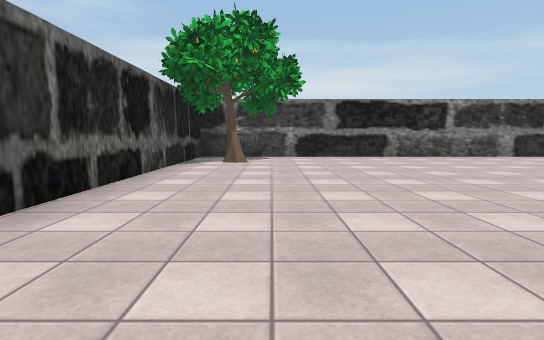
view 1 (above)

24 first-person views from a walk through a Unity game level. The camera is 1.2 m above the floor, tilts 6° down and sees 80° across. The floor is counted in squares, 2 m on a side. Each view is taken from the middle of a square. On the plan, view 1 faces up. The plan holds only what a view shows up to about 10 squares ahead; the rest is blank. The place goes on beyond the plan. Door leaves are left out, so doorways stand open. Some surface patterns are stand-ins.

view 2
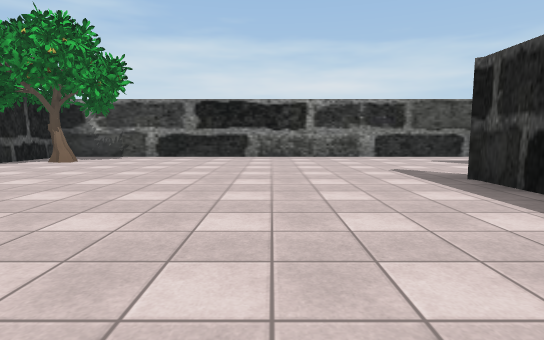

view 3
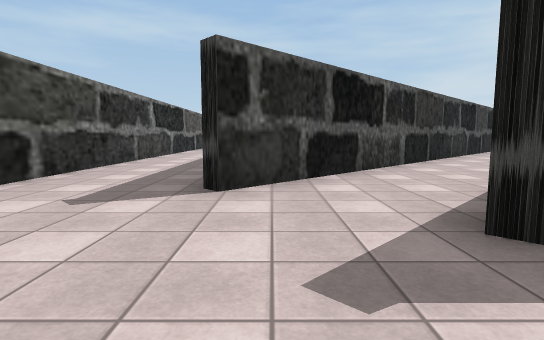

view 4
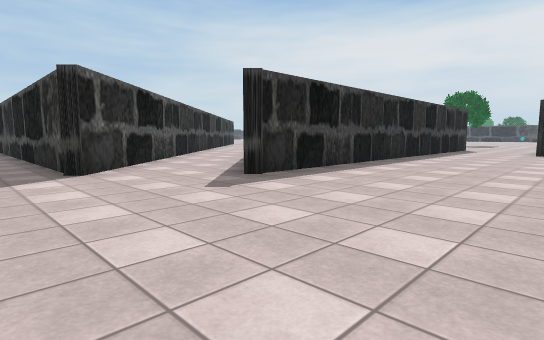

view 5
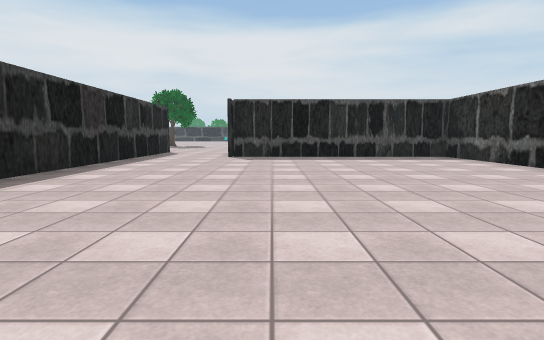

view 6
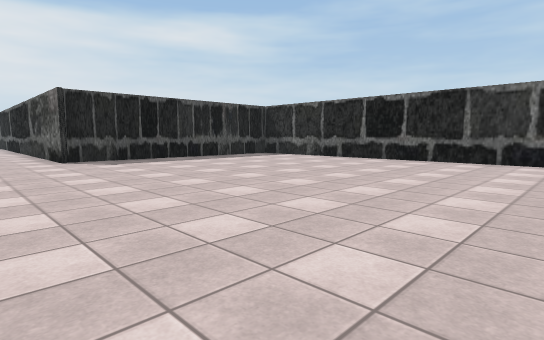

view 7
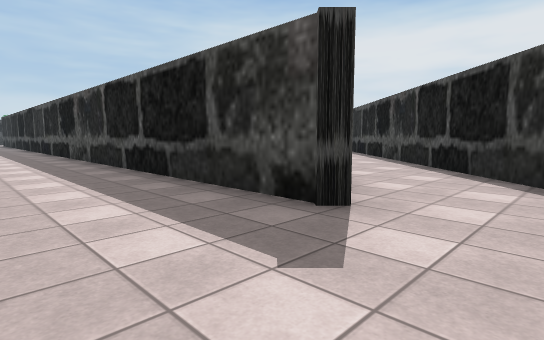

view 8
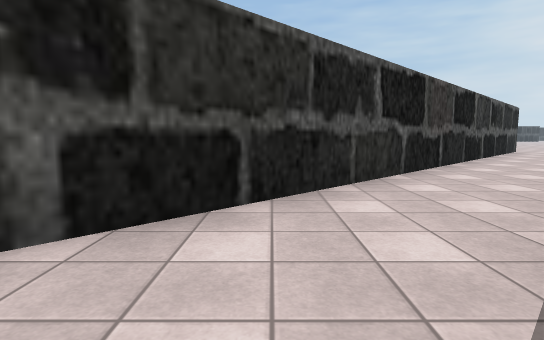

view 9
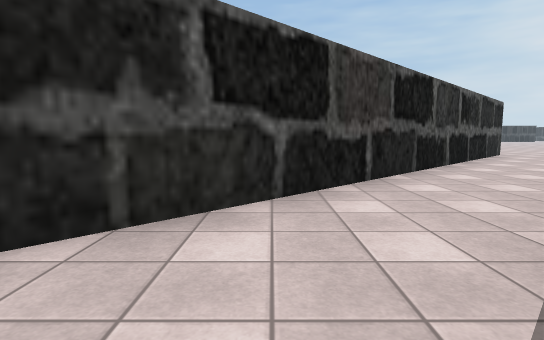

view 10
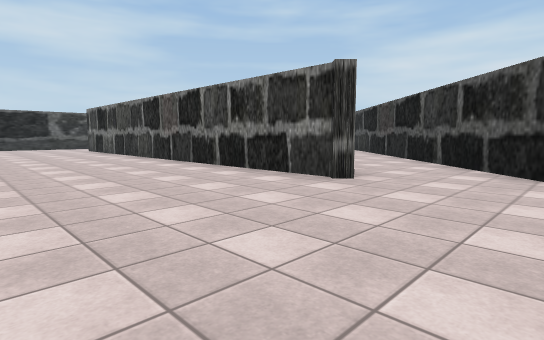

view 11
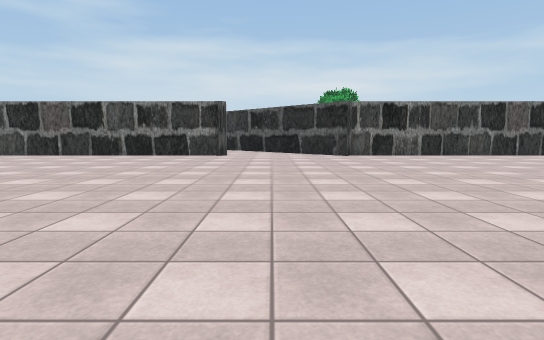

view 12
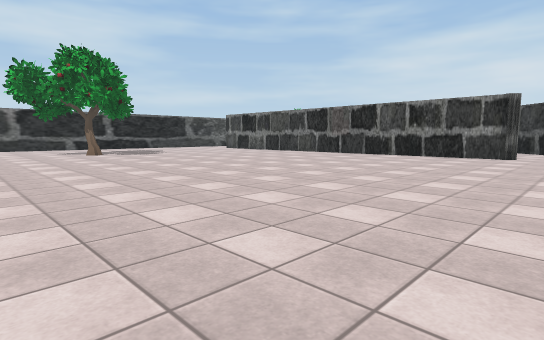

view 13
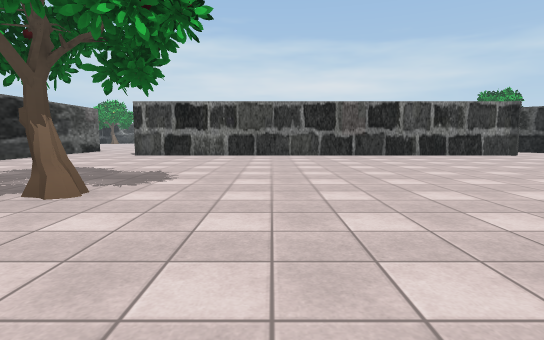

view 14
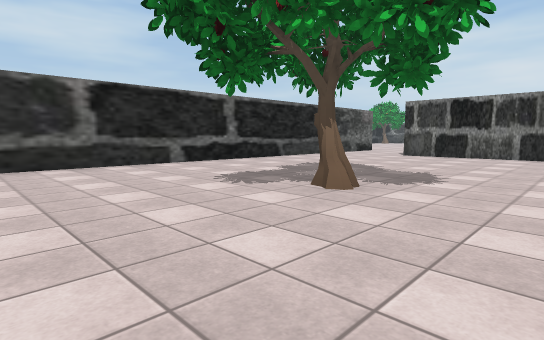

view 15
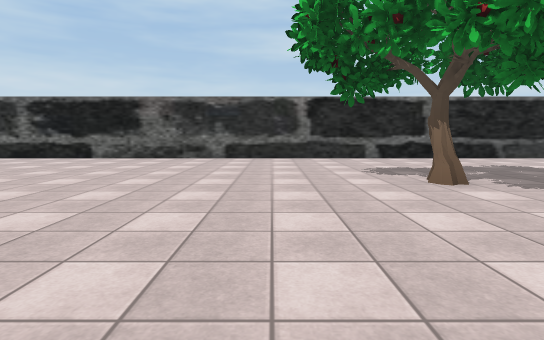

view 16
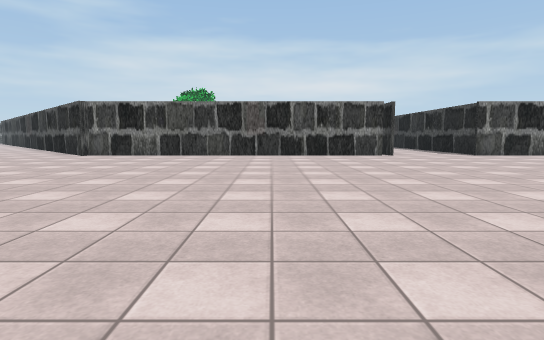

view 17
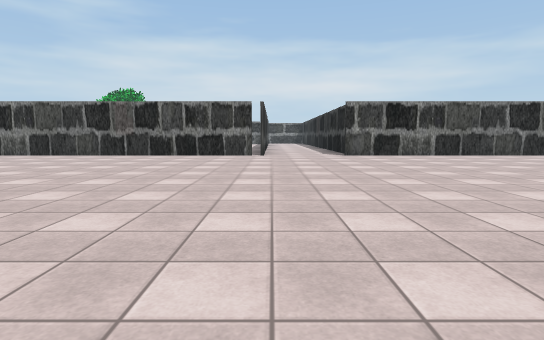

view 18
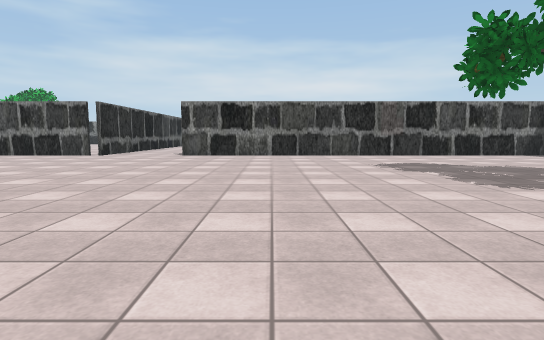

view 19
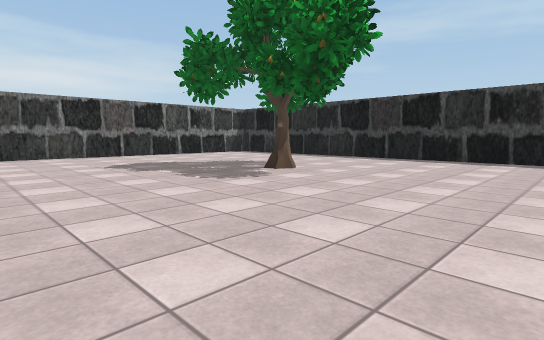

view 20
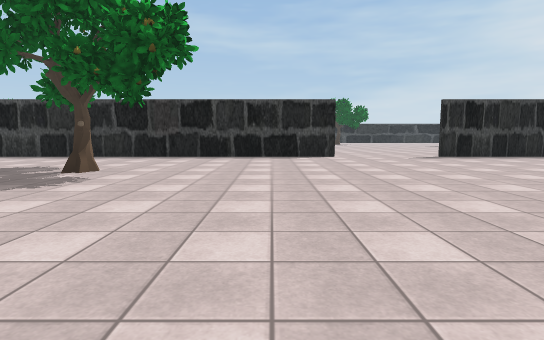

view 21
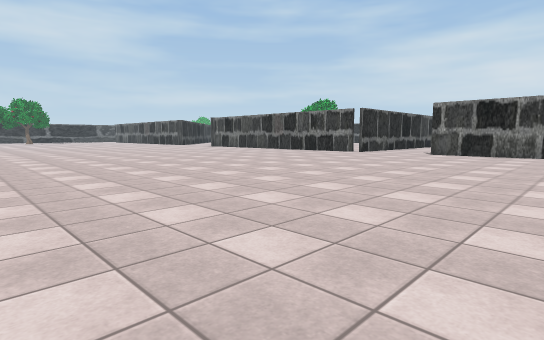

view 22
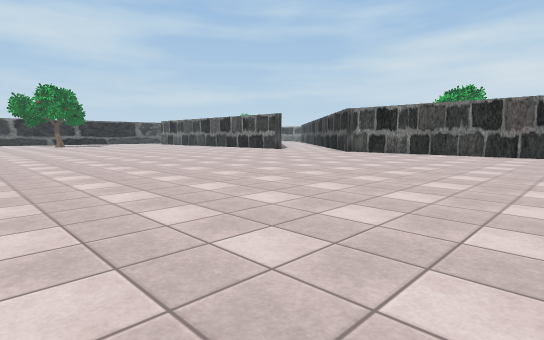

view 23
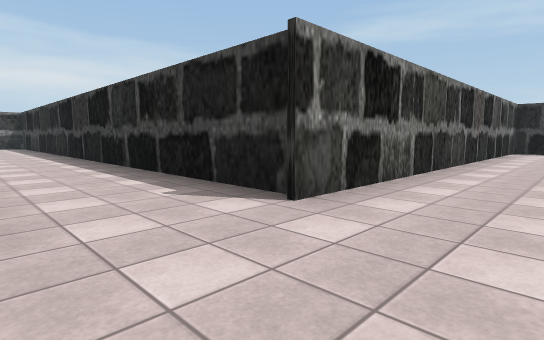

view 24
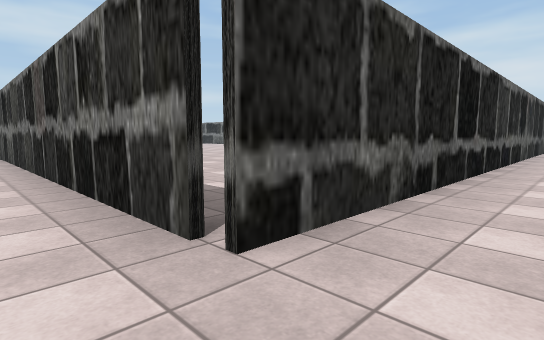

### Floor plan
Points are (right, up) in squares from view 1. A wall is a line through its corners. A room is listed if a view was taken in it or the views show most of it. See-through windows are left out.
Room 1 (views 1, 2, 3, 4, 5, 6, 7, 8, 9)
walls: (7.4, 4.3) (12, -0.3); (15.1, 9.3) (-2.1, 9.3) (-2.1, -4.4) (4.3, -4.4) (4.3, -8.6); (6.8, -5.1) (6.8, 4.5); (4.1, -4.9) (4.1, -4.2); (20.9, -5.9) (8.5, 6.6) (8.6, 6.7) (19, 6.7); (31.7, 5) (31.7, -7); (34.5, -7) (34.5, 2.8)
ways out: opening at (5.5, -7.5) to room 2; opening at (19.5, -6.5) to room 2; opening at (33, -6) to room 2
objects: tree (-1, 7)
Room 2 (views 10, 11, 12, 13, 14, 15, 16, 17, 18, 19, 20, 21, 22, 23, 24)
walls: (22.3, -7.3) (20.9, -5.9); (18.6, -7) (6.8, -7); (31.7, -7) (22.4, -7); (45.4, -17.9) (45.4, -8.1); (4.3, -8.6) (4.3, -21.5); (45.4, -7) (34.5, -7); (45.4, -21.5) (45.4, -20.9)
ways out: opening at (5.5, -7.5) to room 1; opening at (19.5, -6.5) to room 1; opening at (33, -6) to room 1
objects: other object (9, -14); tree (41, -13)

Positions as (right, up) in squares from view 1, and headings:
1: (0, 0), facing up
2: (4, 0), facing up
3: (5, 6), facing right
4: (3, 8), facing down-right
5: (3, 5), facing down
6: (6, 4), facing down-left
7: (7, 9), facing down-right
8: (10, 2), facing right
9: (12, 0), facing right
10: (21, -11), facing up-left
11: (20, -17), facing up
12: (20, -17), facing up-left
13: (11, -17), facing up
14: (11, -17), facing up-left
15: (13, -16), facing left
16: (28, -17), facing up
17: (32, -17), facing up
18: (37, -17), facing up
19: (37, -17), facing up-right
20: (36, -16), facing right
21: (38, -18), facing up-left
22: (29, -18), facing up-left
23: (32, -9), facing up-right
24: (33, -8), facing up-left
